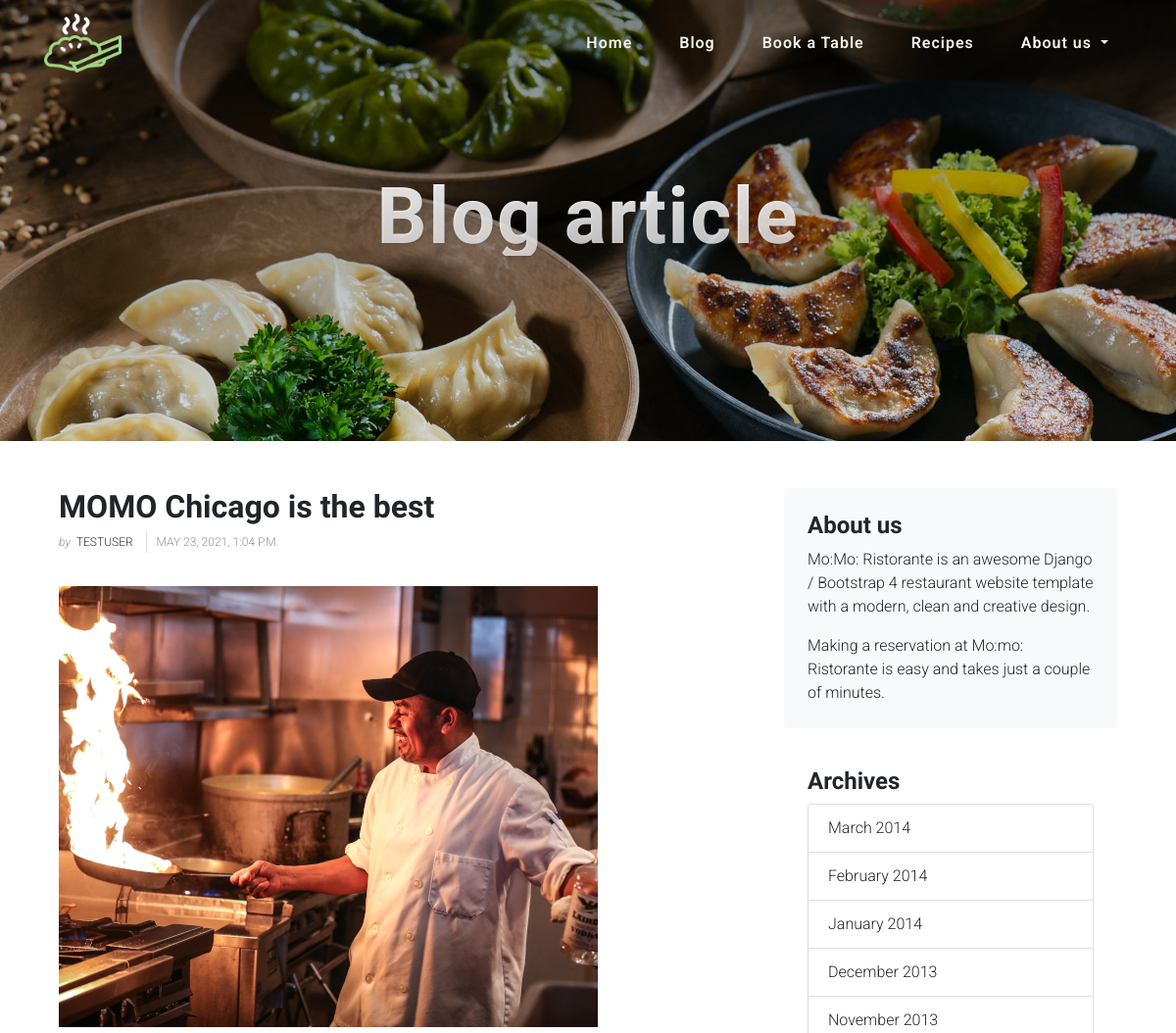
Page /blog/e52e5c83-ddf6-4190-9394-47b1c57af59b/ (upper part) on the earlier database version.
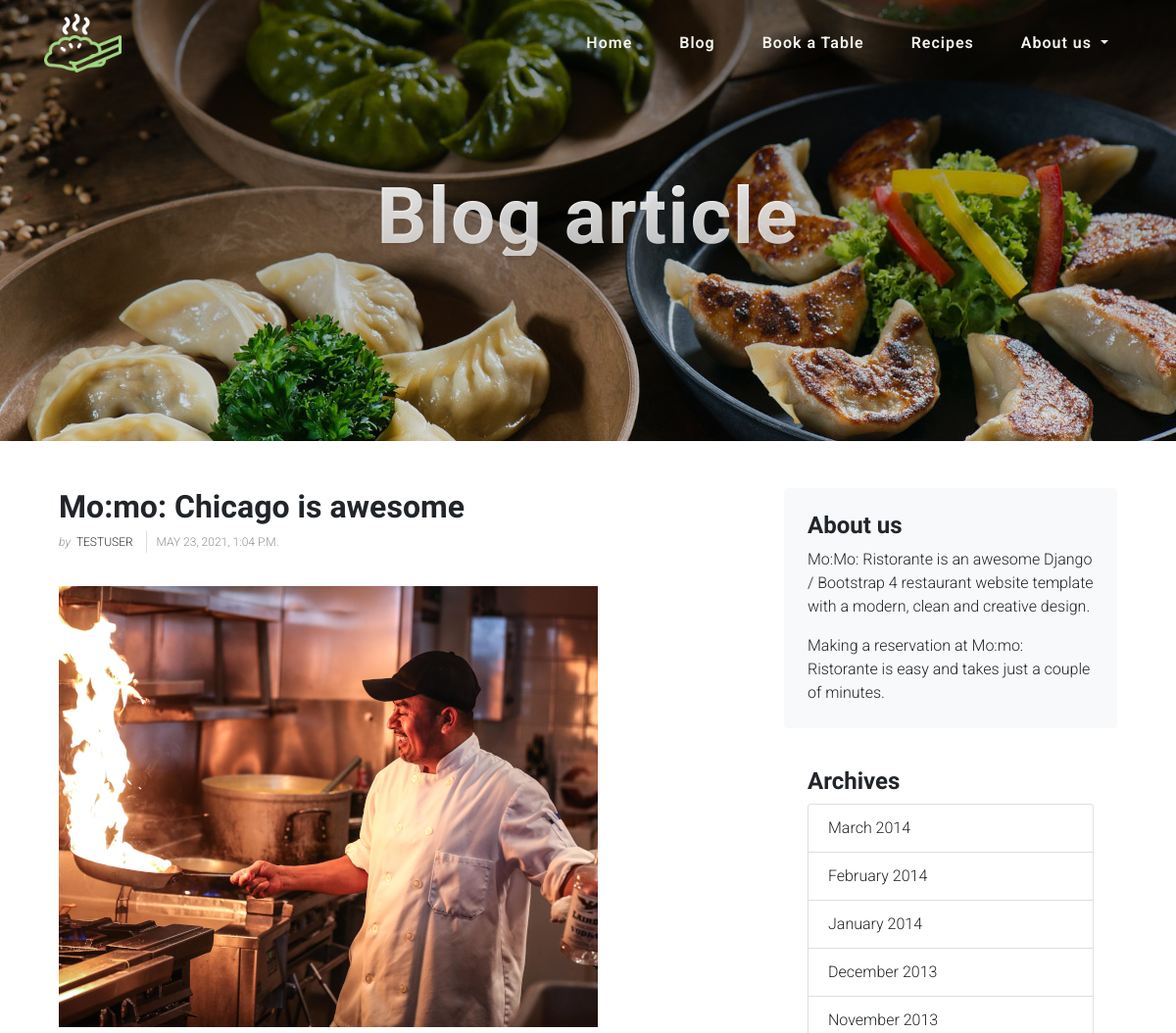
Same page on the later database version.
### blogs/models.py (models this page shows, shortened)
class Blog(Authorable, TimeStampedModel, BlogTitleAbstractModel):
    id = models.UUIDField(primary_key=True, default=uuid.uuid4, editable=False)
    excerpt = models.TextField(max_length=200, blank=True)
    content = models.TextField(blank=True)
    image = models.ImageField(upload_to='', default='default.png', blank=True)
    image_url = models.CharField(max_length=200, blank=True)

### blogs/views.py (the view)
# urls.py: path('<uuid:id>/', blog_detail, name='blog_detail'),
def blog_detail(request, id):
    blog_id = get_object_or_404(Blog, pk=id)
    return render(request, 'blogs/detail.html', {
        'post': blog_id
    })

### blogs/templates/blogs/detail.html (shortened to what this page needs)
{% extends 'base.html' %}
{% load static %}
{% block content %}
<header class="master-head common-header">
    <div class="container d-flex h-100 align-items-center">
        <div class="mx-auto text-center">
            <h1 class="site">Blog article</h1>
        </div>
    </div>
</header>
<section class="article-clean container py-5 common-container">
    <div class="container">
        <div class="row">
            <div class="col-md-8">
                <div class="intro">
                    <h2>
                        {{ post.title }}
                    </h2>
                    <p>
                        <span class="by">by</span>
                        <a href="{% url 'website:under_construction' %}">
                            {{ post.author }}
                        </a>
                        <span class="date">
                            {{ post.created }}
                        </span>
                    </p>
                    <div class="featured-image">
                        <img src="{% static 'images/' %}{{post.image_url}}"
                             class="img-fluid"
                             alt={{ post.title }}>
                    </div>
                </div>
            </div>
            <div class="col-md-4">
                <div class="p-4 mb-3 bg-light rounded">
                    <h4 class="fst-italic">About us</h4>
                    <p>
                        Mo:Mo: Ristorante is an awesome Django / Bootstrap 4 restaurant website template with a modern,
                        clean and creative design.
                    </p>
                    <p class="mb-0">
                        Making a reservation at Mo:mo: Ristorante is easy and takes just a
                        couple of minutes.
                    </p>
                </div>
                <div class="p-4">
                    <h4 class="fst-italic">Archives</h4>
                    <ul class="list-group">
                        <li class="list-group-item">March 2014</li>
                        <li class="list-group-item">February 2014</li>
                        <li class="list-group-item">January 2014</li>
                        <li class="list-group-item">December 2013</li>
                        <li class="list-group-item">November 2013</li>
                    </ul>
                </div>
            </div>
        </div>
    </div>
</section>
{% endblock %}

Differences in the rows shown:
changed Blog "TESTUSER": title "MOMO Chicago is the best" → "Mo:mo: Chicago is awesome"
